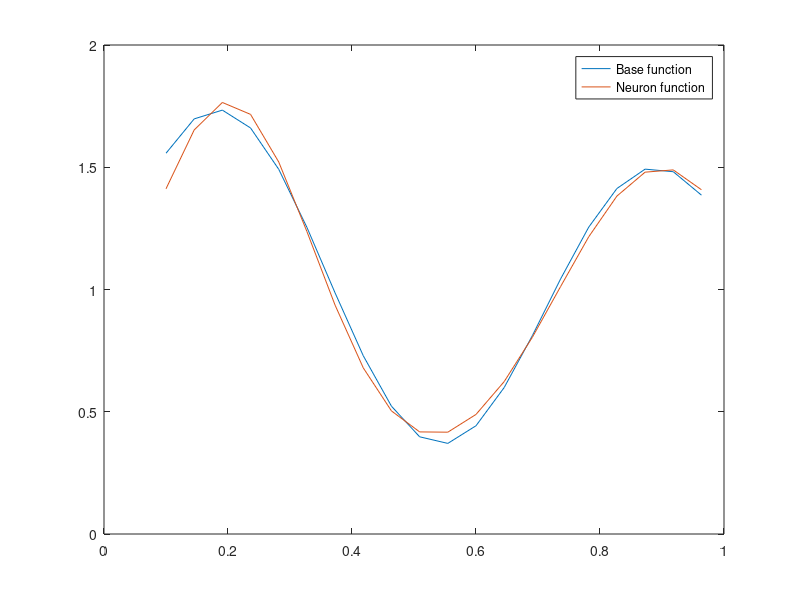

Write MATLAB code to recreate this figure.
function IS_lab_3
n = 0.15;         
C1 = 0.2;        						
C2 = 0.9;
sigma1 = 0.14;
sigma2 = 0.17;  
x = 0.1 : 1/22 : 1;
baseFunction = BaseFunction(x);

w0 = rand(1);
w1 = rand(1);    							 
w2 = rand(1);
b = rand(1);

for i = 1 : 100
    for j = 1 : length(x)
    F1 = GaussianFunction(x(j), C1, sigma1);
    F2 = GaussianFunction(x(j), C2, sigma2);
    v1 = F1 * w1 + F2 * w2 + w0;
    err = BaseFunction(x(j)) - v1; 
    w1 = w1 + n * err * F1;
    w2 = w2 + n * err * F2;
    w0 = w0 + n * err;
    end
end 
    
for j = 1 : length(x) %Neuron function
F1 = GaussianFunction(x(j), C1, sigma1);
F2 = GaussianFunction(x(j), C2, sigma2);
v2 = F1 * w1 + F2 * w2 + w0;
Y(j) = v2;
end
    plot(x, baseFunction, x, Y);
    legend('Base function', 'Neuron function');
end

function y = GaussianFunction(x, c, r)
    y = exp(-(x-c)^2/(2*r^2));
end

function y = BaseFunction(x)
    y = (1 + 0.6 * sin (2 * pi * x / 0.7)) + 0.3 * sin (2 * pi * x) / 2;
end